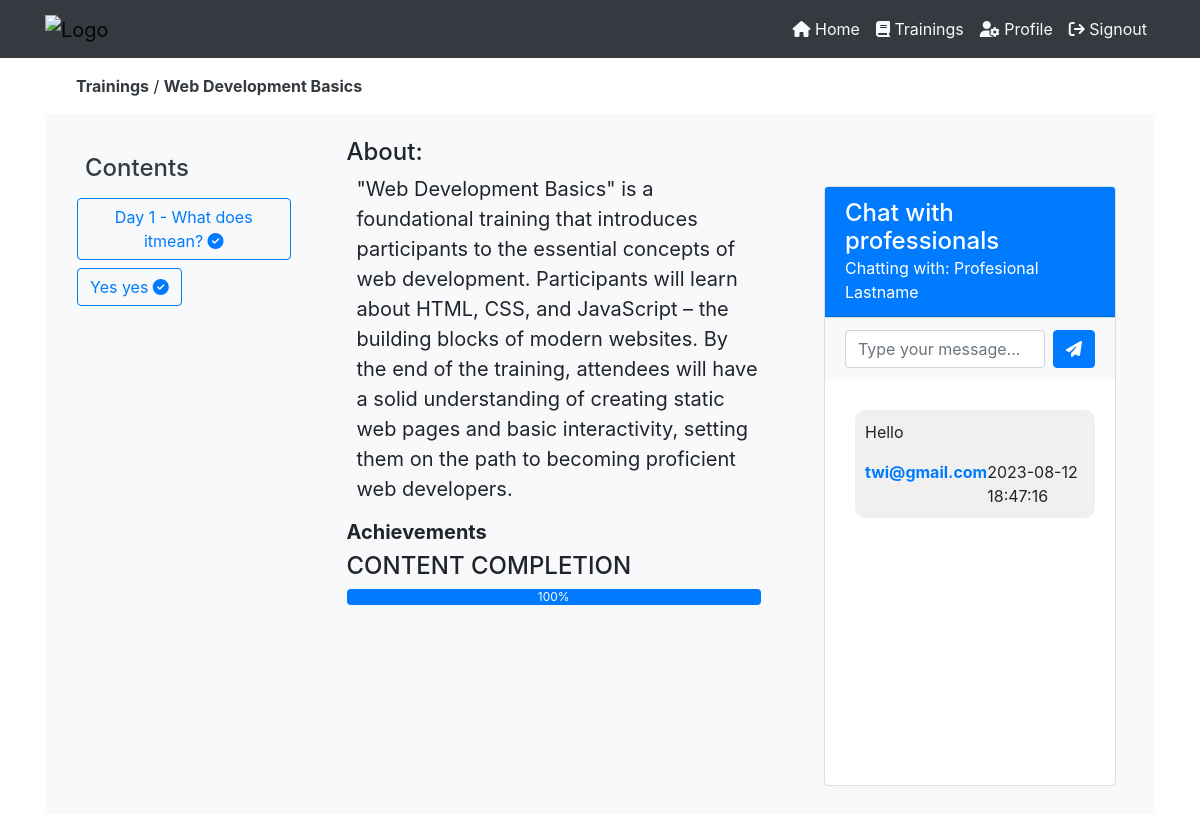
Page /employee-trainings-content.php?training=10 (signed in) on the committed database.
### tables this page shows
CREATE TABLE `trainings` (
  `training_id` int(11) NOT NULL,
  `training_topic` varchar(255) NOT NULL,
  `training_description` text NOT NULL DEFAULT 'This is the defaullt description of the trainings',
  `training_start` varchar(255) NOT NULL,
  `training_end` varchar(255) NOT NULL,
  `training_cover` varchar(255) NOT NULL,
  `training_depart` int(11) NOT NULL,
  `training_status` varchar(255) NOT NULL
);

CREATE TABLE `training_contents` (
  `training_content_id` int(11) NOT NULL,
  `training` int(11) NOT NULL,
  `content_name` varchar(255) NOT NULL,
  `content_type` varchar(255) NOT NULL,
  `content_file` varchar(255) NOT NULL
);

CREATE TABLE `professionals` (
  `professional_id` int(11) NOT NULL,
  `professional_fn` varchar(255) NOT NULL,
  `professional_ln` varchar(255) NOT NULL,
  `professional_email` varchar(255) NOT NULL,
  `professional_phone` int(12) NOT NULL,
  `professional_status` varchar(255) NOT NULL
);

CREATE TABLE `msgs_professional_employee` (
  `msg_id` int(11) NOT NULL,
  `msg_sender` int(11) NOT NULL,
  `msg_receiver` int(11) NOT NULL,
  `msg_content` text NOT NULL,
  `msg_sendtime` varchar(255) NOT NULL,
  `msg_status` varchar(255) NOT NULL
);

CREATE TABLE `users` (
  `user_id` int(11) NOT NULL,
  `user_nid` text NOT NULL,
  `user_name` varchar(255) NOT NULL,
  `user_fn` varchar(255) NOT NULL,
  `user_ln` varchar(255) NOT NULL,
  `user_email` varchar(255) NOT NULL,
  `user_phone` int(11) NOT NULL,
  `user_pass` varchar(255) NOT NULL,
  `user_type` varchar(255) NOT NULL,
  `department` int(11) NOT NULL,
  `user_state` varchar(255) NOT NULL
);

### php/employee-sessions.php (called while the page is built, shortened)
<?php
    $acting_employee_id = $_SESSION['employee_id'];
    $get_infos = mysqli_fetch_array(mysqli_query($server,"SELECT * from users
        WHERE user_id = '$acting_employee_id'
    "));
    $acting_employee_email = $get_infos['user_email'];
?>

### employee-trainings-content.php (the view, shortened to what this page needs)
<?php
    include("php/connection.php");
    include("php/employee-sessions.php");
?>
<!DOCTYPE html>
<html lang="en">
<head>
    <link rel="stylesheet" href="https://maxcdn.bootstrapcdn.com/bootstrap/4.5.2/css/bootstrap.min.css">
    <link rel="stylesheet" href="https://cdnjs.cloudflare.com/ajax/libs/font-awesome/6.4.2/css/all.min.css" />
</head>
<body>
    <?php
        include("php/employee-header.php");
    ?>
    <section class="">
        <div class="" style="width: 90%;margin:auto;">
            <?php
                if (!isset($_GET['training'])) {
                    ?>
                    <p class="alert alert-danger " style="">
                        No training sent to the server.
                    </p>
                    <?php
                }
                else {
                    $training = $_GET['training'];
                    $check_exists = mysqli_query($server,"SELECT * from trainings WHERE
                        training_id='$training'
                    ");
                    if (mysqli_num_rows($check_exists) != 1) {
                        ?>
                        <p class="alert alert-danger">
                            The training is not found.
                        </p>
                        <?php
                    }
                    else {
                        $data_check_exits = mysqli_fetch_array($check_exists);
                        ?>
                        <div class="contents m-3">
                            <a href="employee-trainings.php" class="text-dark font-weight-bold">Trainings</a> / <a href="" class="text-dark font-weight-bold"><?php echo $data_check_exits['training_topic']; ?></a>
                        </div>
                        <div class="row bg-light" style="height: 700px;">
                            <?php include("php/employee-training-content-list.php"); ?>
                            <div class="col-md-5 bg-light p-4">
                                <div id="trai_description">
                                    <div class="" style="font-size: 20px;">
                                        <h4 class="text-decoration-underline">
                                            About:
                                        </h4>
                                        <p class="" style="margin-left: 10px;">
                                            <?php echo $data_check_exits['training_description']; ?>
                                        </p>
                                        <div class="achievements">
                                            <h5 class="font-weight-bold">
                                                Achievements
                                            </h5>
                                            <?php
                                                $get_total_contents = mysqli_query($server,"SELECT * from training_contents
                                                    WHERE
                                                    training = '$training'
                                                ");
                                                $get_passed_contents = mysqli_query($server,"SELECT * from
                                                    empl_trainings_conent_completion WHERE
                                                    employee = '$acting_employee_id'
                                                    AND training = '$training'
                                                    AND status = 'Completed'
                                                ");
                                                if (mysqli_num_rows($get_total_contents) < 1) {
                                                    ?>
                                                    <p class="alert alert-danger">
                                                        No contents to complete
                                                    </p>
                                                    <?php
                                                }
                                                else {
                                                    $num_contents = mysqli_num_rows($get_total_contents);
                                                    $num_completed = mysqli_num_rows($get_passed_contents);
                                                    $completetion_percenage = ($num_completed/$num_contents) * 100;
                                                    ?>
                                                    <h4 style="text-transform: uppercase;">
                                                        Content completion
                                                    </h4>
                                                    <div class="progress" title="You have completed <?php echo $completetion_percenage."%"; ?> of the training contents.">
                                                        <div class="progress-bar" role="progressbar" style="width: <?php echo $completetion_percenage; ?>%;" aria-valuenow="<?php echo $completionPercentage; ?>" aria-valuemin="0" aria-valuemax="100">
                                                            <?php echo $completetion_percenage; ?>%
                                                        </div>
                                                    </div>
                                                    <?php
                                                }
                                            ?>
                                        </div>
                                    </div>
                                </div>
                            </div>
                            <div class="col-md-4 p-4">
                                <?php
                                    include("php/emplyees-contents-chat.php");
                                ?>
                            </div>
                        </div>
                        <?php
                    }
                }
            ?>
        </div>
</section>
</body>
</html>

### php/employee-training-content-list.php (shortened to what this page needs)
<div class="col-md-3 text-light p-4" id="contents_list">
    <h4 class="text-dark m-3">
        Contents
    </h4>
    <?php
        $get_trainings_content = mysqli_query($server,"SELECT * from training_contents
            WHERE training='$training'
            ORDER BY content_type DESC,
            content_name ASC
        ");
            ?>
            <?php
        while ($data_contents = mysqli_fetch_array($get_trainings_content)) {
            ?>
            <div class="row m-2" >
                <a href="employee-get-training-contnet.php?training=<?php echo $training; ?>&content=<?php echo $data_contents['training_content_id']; ?>" class="btn btn-outline-primary">
                    <?php
                        $current_content = $data_contents['training_content_id'];
                        echo $data_contents['content_name'];
                        $check_content_info = mysqli_query($server,"SELECT * from empl_trainings_conent_completion
                            WHERE employee='$acting_employee_id'
                            AND training = '$training'
                            AND content = '$current_content'
                            AND status = 'Completed'
                            ");
                            if (mysqli_num_rows($check_content_info) > 0) {
                                ?>
                                    <i class="fa fa-check-circle"></i>
                                <?php
                            }
                    ?>
                </a>
            </div>
            <?php
        }
    ?>
</div>

### php/emplyees-contents-chat.php (shortened to what this page needs)
<div class="container mt-5">
    <?php
        $check_professss = mysqli_query($server,"SELECT * from training_professionals
            WHERE  training = '$training'
        ");
        if (mysqli_num_rows($check_professss) < 1) {
            ?>
            <h4 class="mb-0">Chat with professionals</h4>
            <p class="alert alert-danger">
                No professional for this training
            </p>
            <?php
        }
        else {
            $data_professs = mysqli_fetch_array($check_professss);
            $professional_id = $data_professs['professional'];
            $get_professional_info = mysqli_fetch_array(mysqli_query($server,"SELECT * from professionals
                WHERE professional_id = '$professional_id'
            "));
            ?>
            <div class="card" style="height: 600px;">
                <div class="card-header bg-primary text-white">
                    <h4 class="mb-0">Chat with professionals</h4>
                    <p class="mb-0">Chatting with: <?php echo $get_professional_info['professional_fn']." ".$get_professional_info['professional_ln']; ?></p>
                </div>
                <div class="card-footer bg-light">
                    <form action="" method="POST" autocomplete="off" class="d-flex">
                        <input type="text" name="msg_field" class="form-control" placeholder="Type your message...">
                        <button type="submit" name="send_msg_btn" class="btn btn-primary ml-2"><i class="fas fa-paper-plane"></i></button>
                    </form>
                </div>
                <div class="card-body chat-messages " style="overflow-y: auto;">
                    <?php
                        $get_msgs = mysqli_query($server,"SELECT * from msgs_professional_employee
                            WHERE (msg_sender = '$professional_id' AND msg_receiver = '$acting_employee_id') OR (msg_sender = '$acting_employee_id' AND msg_receiver = '$professional_id')
                            ORDER BY msg_sendtime DESC;
                        ");
                            ?>
                            <?php
                        while($data_msgs = mysqli_fetch_array($get_msgs)) {
                            $sender = $data_msgs['msg_sender'];
                            if ($sender == $acting_employee_id) {
                                ?>
                                <div class="message received-message">
                                    <div class="message-content">
                                        <p>
                                            <?php echo $data_msgs['msg_content']; ?>
                                        </p>
                                        <div class="message-meta" style="display: flex;">
                                            <div class="sender-name font-weight-bold text-primary" style="flex: 1;">
                                                <?php echo $acting_employee_email; ?>
                                            </div>
                                            <div class="message-date">
                                                <?php echo $data_msgs['msg_sendtime']; ?>
                                            </div>
                                        </div>
                                    </div>
                                </div>
                                <?php
                            }
                        }
                    ?>
                </div>
            </div>
            <?php
        }
    ?>
</div>

### php/emplyees-contents-chat.php (style rules this page uses)
.received-message { background-color: #f0f0f0; margin-right: auto; margin-left: 10px; margin-top: 10px; padding: 10px; border-radius: 10px; }

### employee-trainings-content.php (style rules this page uses)
.bg-primary { background-color: #007bff; }

### rows in the picture
trainings: training_topic "Web Development Basics", training_description "\"Web Development Basics\" is a foundational training that introduces participants to the essential concepts of web development. Participants will learn about HTML, CSS, and JavaScript – the building blocks of modern websites. By the end of the training, attendees will have a solid understanding of creating static web pages and basic interactivity, setting them on the path to becoming proficient web developers."
training_contents: content_name "Day 1 - What does itmean?"
training_contents: content_name "Yes yes"
professionals: professional_fn "Profesional", professional_ln "Lastname"
msgs_professional_employee: msg_content "Hello", msg_sendtime "2023-08-12 18:47:16"
users: user_email "twi@gmail.com"

### other values in the picture
$completetion_percenage "100"
